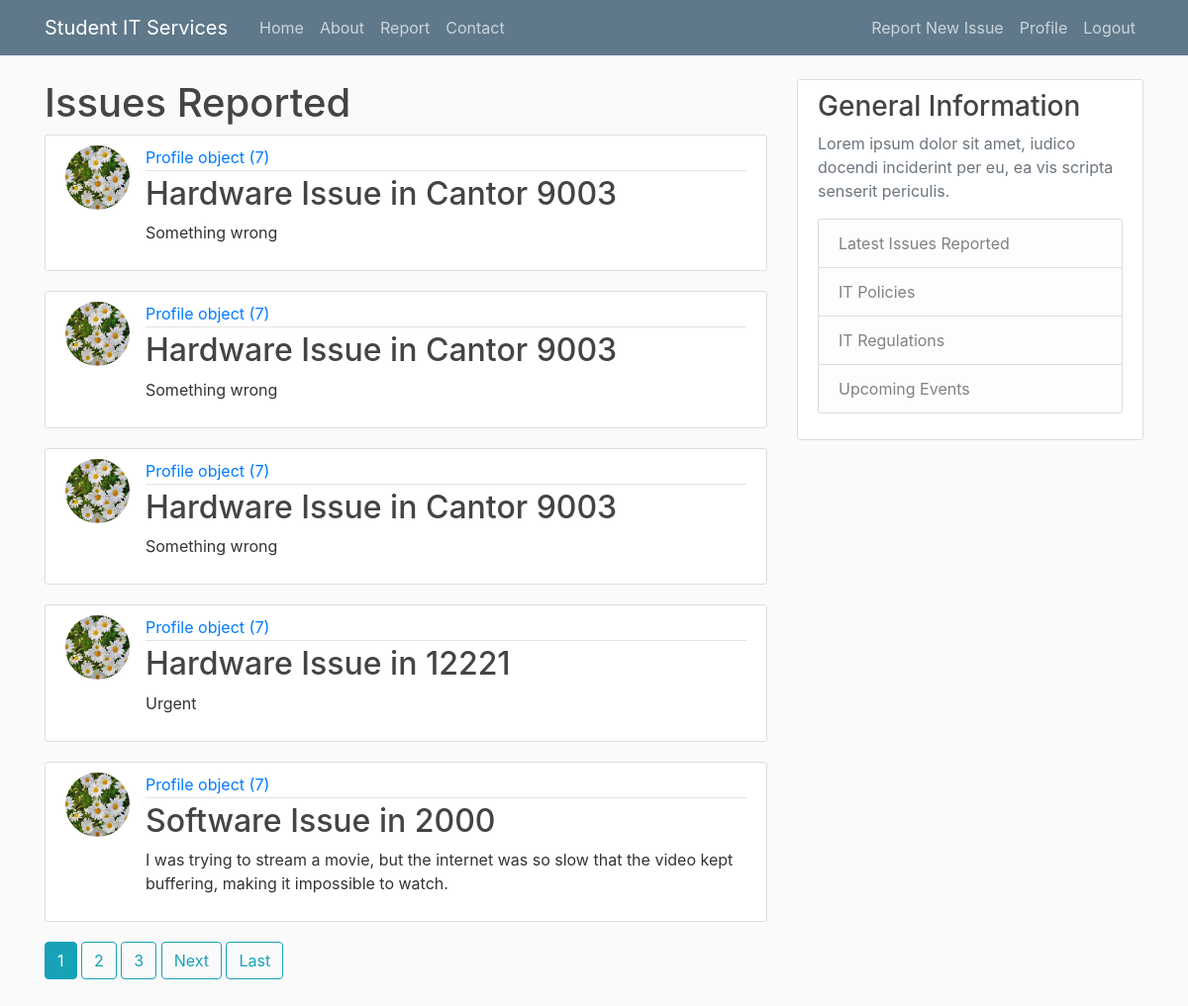
Page /report (signed in) on the committed database.
### itreporting/models.py (models this page shows, shortened)
class Issue(models.Model):
    type = models.CharField(max_length = 100, choices = [('Hardware', 'Hardware'), ('Software', 'Software')])
    room = models.CharField(max_length = 100)
    urgent = models.BooleanField(default = False)
    details = models.TextField()
    date_submitted = models.DateTimeField(default = timezone.now)
    author = models.ForeignKey(User, related_name = 'issues', on_delete = models.CASCADE)
    def __str__(self):
        return f'{self.type} Issue in {self.room}'

### users/models.py (models this page shows)
class Profile(models.Model):
    user = models.OneToOneField(User, null = True, on_delete = models.CASCADE)
    image = models.ImageField(default = 'default.png', upload_to = 'profile_pics')

### itreporting/views.py (the view)
# urls.py: path('report', PostListView.as_view(), name = 'report'),
class PostListView(ListView):
    model = Issue
    template_name = 'itreporting/report.html'
    context_object_name = 'issues'
    ordering = ['-date_submitted']
    paginate_by = 5

### itreporting/templates/itreporting/report.html (shortened to what this page needs)
{% extends "itreporting/base.html" %}
{% block content %}
     <h1>Issues Reported</h1>
{% for issue in issues %}
<article class="media content-section">
    <img class="rounded-circle article-img" src="{{ issue.author.profile.image.url }}"/>
    <div class="media-body">
        <div class="article-metadata">
            <a class="mr-2" href="{% url 'itreporting:user-issues' issue.author.username %}">{{ issue.author.profile }}</a>
        </div>
        <h2><a class="article-title" href="{% url 'itreporting:issue-detail' issue.id %}">{{ issue }}</a></h2>
        <p class="article-content">{{ issue.details }}</p>
    </div>
</article>
{% endfor %}
{% if is_paginated %}
    {% for num in page_obj.paginator.page_range %} {% if page_obj.number == num %}
        <a class="btn btn-info mb-4" href="?page={{num}}">{{num}}</a>
    {% elif num > page_obj.number|add:'-3' and num < page_obj.number|add:'3' %}
        <a class="btn btn-outline-info mb-4" href="?page={{num}}">{{num}}</a>
    {% endif %}
    {% endfor %}
    {% if page_obj.has_next %}
        <a class="btn btn-outline-info mb-4" href="?page={{page_obj.next_page_number}}">Next</a>
        <a class="btn btn-outline-info mb-4" href="?page={{page_obj.paginator.num_pages}}">Last</a>
    {% endif %}
    {% endif %}
{% endblock content %}

### itreporting/static/css/style.css (style rules this page uses)
html { position: relative; min-height: 100%; }
body { background: #fafafa; color: #333333; margin-top: 5rem; margin-bottom: 50px; }
h1, h2, h3, h4, h5, h6 { color: #444444; }
.content-section { background: #ffffff; padding: 10px 20px; border: 1px solid #dddddd; border-radius: 3px; margin-bottom: 20px; }
.article-title { color: #444444; }
.article-content { white-space: pre-line; }
.article-img { height: 65px; width: 65px; margin-right: 16px; }
.article-metadata { padding-bottom: 1px; margin-bottom: 4px; border-bottom: 1px solid #e3e3e3 }

### rows in the picture
Issue: author.profile.image (picture), author.profile "Profile object (7)", type+room "Hardware Issue in Cantor 9003", details "Something wrong"
Issue: author.profile.image (picture), author.profile "Profile object (7)", type+room "Hardware Issue in Cantor 9003", details "Something wrong"
Issue: author.profile.image (picture), author.profile "Profile object (7)", type+room "Hardware Issue in Cantor 9003", details "Something wrong"
Issue: author.profile.image (picture), author.profile "Profile object (7)", type+room "Hardware Issue in 12221", details "Urgent"
Issue: author.profile.image (picture), author.profile "Profile object (7)", type+room "Software Issue in 2000", details "I was trying to stream a movie, but the internet was so slow that the video kept buffering, making it impossible to watch."

### other values in the picture
{{ num }} "1"
{{ num }} "2" "3"
